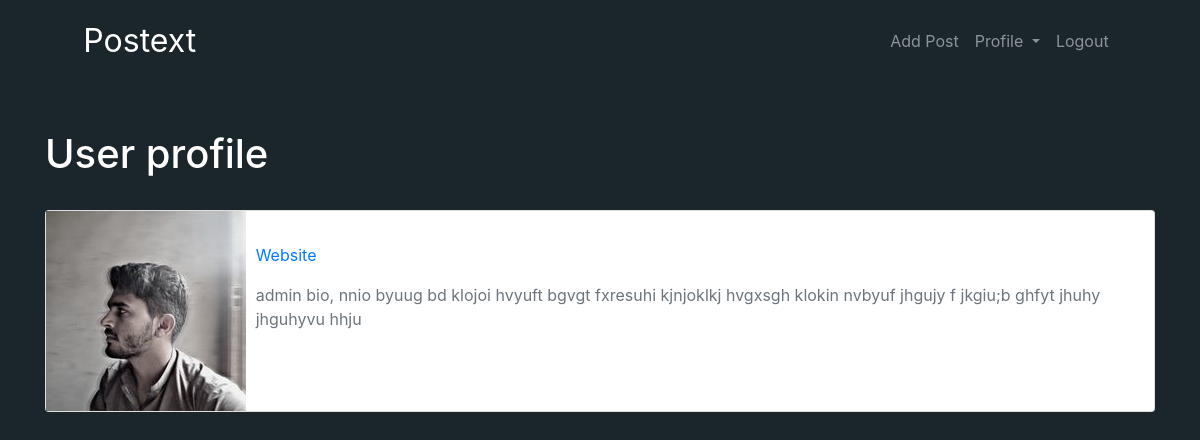
Screenshot of /members/2/profile/ (signed in) with the database file from the repository.
### theblog/models.py (models this page shows, shortened)
class Profile(models.Model):
    user = models.OneToOneField(User, on_delete=models.CASCADE, unique=True)
    bio = models.TextField()
    profile_pic = models.ImageField(null=True, blank=True, upload_to='images/profile')
    website_url = models.CharField(max_length=255, null=True, blank=True)
    facebook_url = models.CharField(max_length=255, null=True, blank=True)
    twitter_url = models.CharField(max_length=255, null=True, blank=True)

### members/views.py (the view)
# urls.py: path('<int:pk>/profile/', ShowProfilePageView.as_view(), name='show_profile_page'),
class ShowProfilePageView(DetailView):
    model = Profile
    template_name = 'registration/user_profile.html'
    def get_context_data(self, *args, **kwargs):
        page_user = get_object_or_404(Profile, id=self.kwargs['pk'])
        context = super(ShowProfilePageView, self).get_context_data(*args, **kwargs)
        context["page_user"] = page_user
        return context

### members/templates/registration/user_profile.html (shortened to what this page needs)
{% extends 'base.html' %}
{% load static %}
{% block content %}
{% if user.is_authenticated %}
    <br><br>
    <h1>User profile</h1>
    <br>
    <div class="card">
        <div class="row">
            <div class="col-md-2">
                {% if page_user.profile_pic %}
                    <img src="{{ page_user.profile_pic.url }}" alt="" class="card-image">
                {% else %}
                    <img src="{% static 'theblog/images/defaut_profilr_pic.jpg' %}" alt="" class="card-image" width="150" height="150">
                {% endif %}
            </div>
            <div class="col-md-10">
                <div class="card-body">
                    <p class="text-muted">
                        {% if page_user.website_url %}
                            <a href="{{ page_user.website_url }}"> Website</a>
                        {% endif %}
                    </p>
                    <p class="card-text text-muted">{{ page_user.bio }}</p>
                </div>
            </div>
        </div>
    </div>
    <br><br><br>
{% else %}
    <br><br><br>
    <h1>You need to be logedin <first class=""></first></h1>
    <br><br><br>
{% endif %}
{% endblock %}

### theblog/templates/base.html (style rules this page uses)
* { margin: 0; padding: 0; }
body { background-color: #1B262C; color: #fff; }

### rows the page displays
Profile: profile_pic (placeholder picture), bio "admin bio, nnio byuug bd klojoi hvyuft bgvgt fxresuhi kjnjoklkj hvgxsgh klokin nvbyuf jhgujy f jkgiu;b ghfyt jhuhy jhguhyvu hhju"
